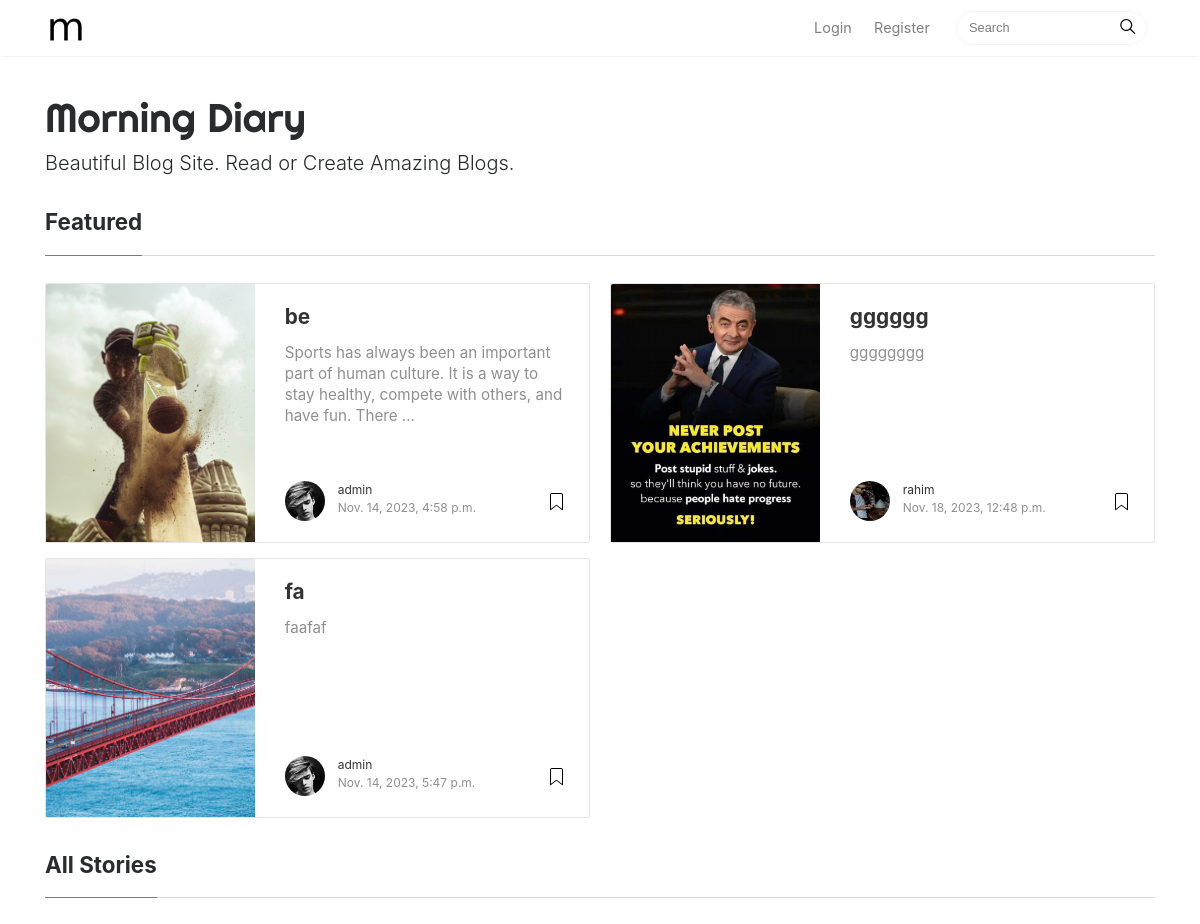
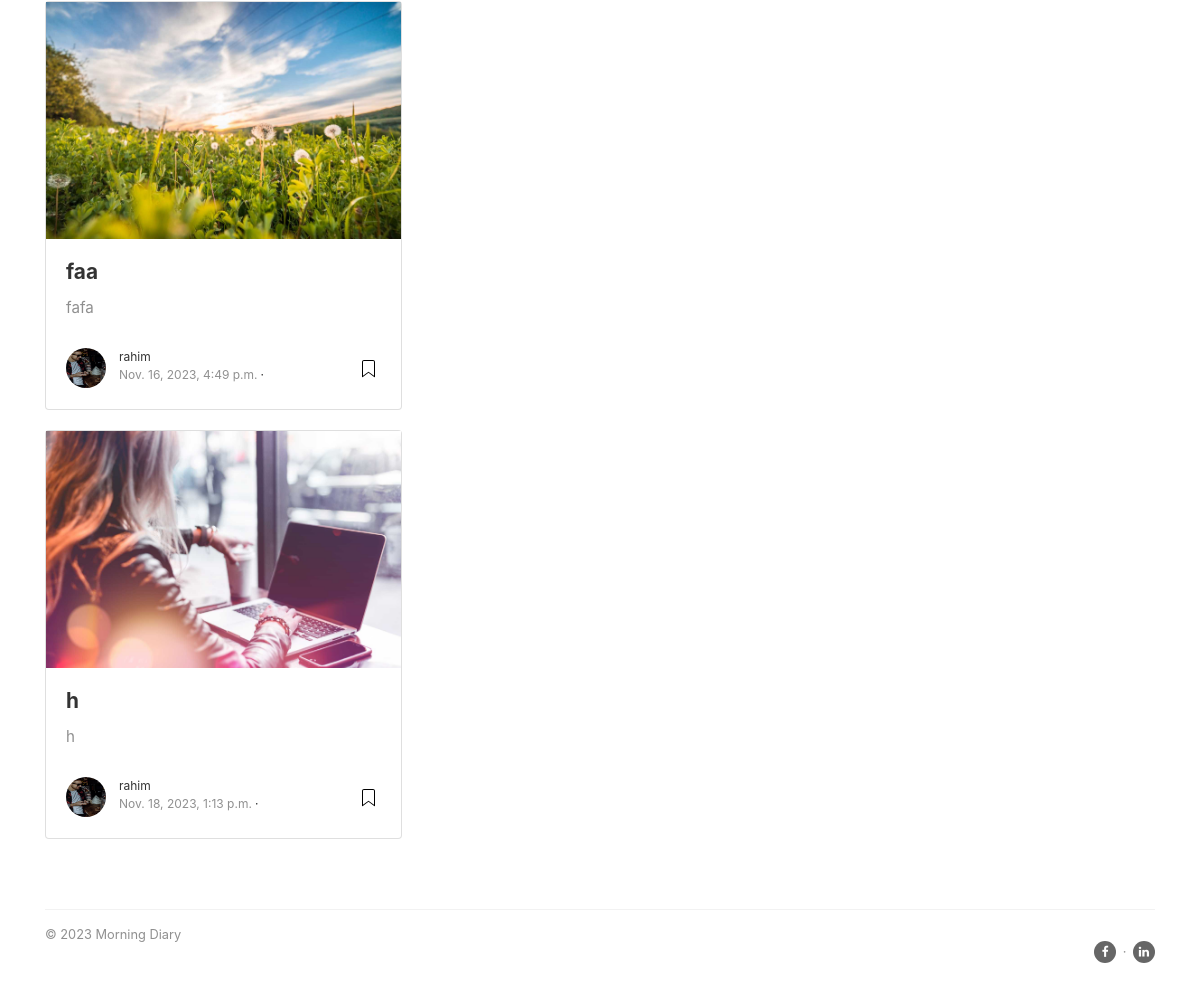
The page / on the database its author committed (2 pictures, top to bottom).
### blog/models.py (models this page shows, shortened)
class Blog(models.Model):
    title = models.CharField(max_length=300)
    body = models.TextField()
    category = models.ForeignKey(BlogCategory, on_delete=models.CASCADE)
    date = models.DateTimeField(auto_now_add=True)
    image = models.ImageField(upload_to='photos/blog')
    author = models.ForeignKey(CustomUser, on_delete=models.CASCADE)
    is_featured = models.BooleanField(default=False)

### accounts/models.py (models this page shows)
class CustomUser(AbstractUser):
    bio = models.TextField(blank=True)
    profile_picture = models.ImageField(upload_to='photos/profile_pictures/', blank=True)
    social_media_links = models.URLField(blank=True)
    def __str__(self):
        return self.username

### blog/views.py (the view)
# urls.py: path("", home, name = 'home'),
def home(request):
    featured_blogs = Blog.objects.filter(is_featured=True)
    non_featured_blogs = Blog.objects.filter(is_featured=False)
    account_profile = CustomUser.objects.all()
    context = {
        'featured_blogs': featured_blogs,
        'non_featured_blogs': non_featured_blogs,
        'account_profile': account_profile
    }
    return render(request, "index.html", context)

### templates/index.html (shortened to what this page needs)
{% extends 'base.html' %}
{% load static %}
{% block body %}
	<section class="featured-posts">
	<div class="section-title">
		<h2><span>Featured</span></h2>
	</div>
	<div class="card-columns listfeaturedtag">
		{% for blog in featured_blogs|slice:4 %}
		<div class="card">
			<div class="row">
				<div class="col-md-5 wrapthumbnail">
					<a href="">
						<div class="thumbnail" style="background-image:url('{{ blog.image.url }}');">
						</div>
					</a>
				</div>
				<div class="col-md-7">
					<div class="card-block">
						<h2 class="card-title"><a href="{% url 'post' %}">{{blog.title}}</a></h2>
						<h4 class="card-text" >{{blog.body|truncatewords:24}}</h4>
						<div style="margin-top: 2px;padding-top: 2px;" class="metafooter">
							<div class="wrapfooter">
								<span class="meta-footer-thumb">
								{% if blog.author.profile_picture %}
								<a href=""><img class="author-thumb" src="{{blog.author.profile_picture.url}}" alt="author"></a>
								{% endif %}
								</span>
								<span class="author-meta">
								<span class="post-name"><a href="">{{blog.author}}</a></span><br/>
								<span class="post-date">{{blog.date}}</span>
								</span>
								<span class="post-read-more"><a href="post.html" title="Read Story"></a></span>
							</div>
						</div>
					</div>
				</div>
			</div>
		</div>
		{% endfor %}
	</div>
	</section>
	<section class="recent-posts">
	<div class="section-title">
		<h2><span>All Stories</span></h2>
	</div>
	<div class="card-columns listrecent">
		{% for non_featured in non_featured_blogs|slice:6 %}
		<div class="card">
			<a href="">
				<img class="img-fluid" src="{{ non_featured.image.url }}" alt="{{ non_featured.title }}">
			</a>
			<div class="card-block">
				<h2 class="card-title"><a href="{% url 'post' %}">{{non_featured.title}}</a></h2>
				<h4 class="card-text">{{non_featured.body|truncatewords:24}}</h4>
				<div class="metafooter">
					<div class="wrapfooter">
						<span class="meta-footer-thumb">
						{% if non_featured.author.profile_picture %}
						<a href="{% url 'author' %}"><img class="author-thumb" src="{{non_featured.author.profile_picture.url}}" alt="Sal"></a>
						{% endif %}
						</span>
						<span class="author-meta">
						<span class="post-name"><a href="{% url 'author' %}">{{non_featured.author}}</a></span><br/>
						<span class="post-date">{{non_featured.date}}</span><span class="dot"></span>
						</span>
						<span class="post-read-more"><a href="post.html" title="Read Story"></a></span>
					</div>
				</div>
			</div>
		</div>
		{% endfor %}
	</div>
	</section>
	{% endblock %}

### static/css/mediumish.css (style rules this page uses)
body { padding-top:5rem; }
a { color:#00ab6b; }
a,a:hover { transition:all 0.2s; }
section { margin-bottom:20px; }
.section-title h2 { border-bottom:1px solid rgba(0,0,0,.15); margin-bottom:25px; font-weight:700; font-size:1.4rem; margin-bottom:27px; }
.section-title span { border-bottom:1px solid rgba(0,0,0,.44); display:inline-block; padding-bottom:20px; margin-bottom:-1px; }
@media (min-width:576px) { .card-columns.listfeaturedtag { -webkit-column-count:2; -moz-column-count:2; column-count:2; } }
.card-columns .card { margin-bottom:20px; }
.listfeaturedtag .wrapthumbnail { height:258px; flex:0 0 auto; }
.listfeaturedtag .card { border:1px solid rgba(0,0,0,.1); border-radius:2px; height:260px; padding-left:0; margin-bottom:15px; }
.listfeaturedtag .thumbnail { background-size:cover; height:100%; display:block; background-position:38% 22% !important; background-origin:border-box!important; border-top-left-radius:2px; }
.listfeaturedtag .card-block { padding-left:0; }
.listfeaturedtag h2.card-title,.listrecent h2.card-title { font-size:1.3rem; font-weight:700; line-height: 1.25; }
.listfeaturedtag h2.card-title a,.listrecent h2.card-title a { color:rgba(0,0,0,.8); }
.listfeaturedtag h4.card-text,.listrecent h4.card-text { color:rgba(0,0,0,.44); font-size:0.95rem; line-height:1.4; font-weight:400; }
.listfeaturedtag .wrapfooter { position:absolute; bottom:20px; font-size:12px; display:block; width:85%; }
.listrecent .wrapfooter { font-size:12px; margin-top:30px; }
.author-thumb { width:40px; height:40px; float:left; margin-right:13px; border-radius:100%; }
.author-meta { flex:1 1 auto; white-space:nowrap!important; text-overflow:ellipsis!important; overflow:hidden!important; }
span.post-name,span.post-date,span.author-meta { display:inline-block; }
span.post-date,span.post-read { color:rgba(0,0,0,.44); }
span.post-read-more { align-items:center; display:inline-block; float:right; margin-top:8px; }
span.post-read-more a { color:rgba(0,0,0,.44); }
span.post-name a,span.post-read-more a:hover { color:rgba(0,0,0,.8); }
.dot:after { content:"·"; margin-left:3px; margin-right:3px; }
.card { border-radius:4px; }

### rows shown on the page
Blog: image (picture), title "be", body "Sports has always been an important part of human culture. It is a way to stay healthy, compete with others, and have fun. There …", author.profile_picture (picture), author "admin", date "Nov. 14, 2023, 4:58 p.m."
Blog: image (picture), title "fa", body "faafaf", author.profile_picture (picture), author "admin", date "Nov. 14, 2023, 5:47 p.m."
Blog: image (picture), title "gggggg", body "gggggggg", author.profile_picture (picture), author "rahim", date "Nov. 18, 2023, 12:48 p.m."
Blog: image (picture), title "faa", body "fafa", author.profile_picture (picture), author "rahim", date "Nov. 16, 2023, 4:49 p.m."
Blog: image (picture), title "h", body "h", author.profile_picture (picture), author "rahim", date "Nov. 18, 2023, 1:13 p.m."
